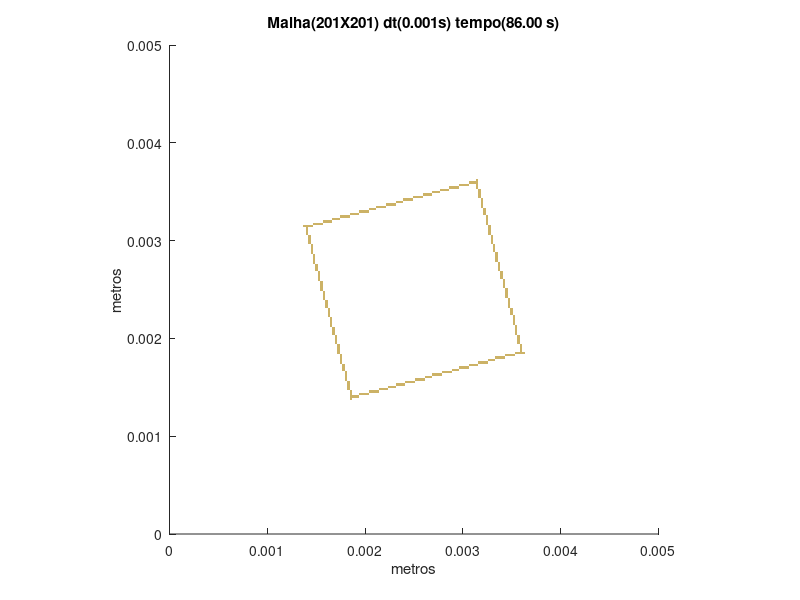

This figure's MATLAB source:
set (gca,'PlotBoxAspectRatio',[1 1 1],'Xlim',[0,0.005],'Ylim',[0,0.005])
hold on
title('Malha(201X201) dt(0.001s) tempo(86.00 s)')
hold on
ylabel('metros')
hold on
xlabel('metros')
hold on

fill([0.0018407960199005 0.0018407960199005 0.00186567164179104 0.00186567164179104],[0.0013681592039801 0.00139303482587065 0.00139303482587065 0.0013681592039801],[0.8,0.7,0.4],'LineStyle','none')

fill([0.0018407960199005 0.0018407960199005 0.00186567164179104 0.00186567164179104],[0.00139303482587065 0.00141791044776119 0.00141791044776119 0.00139303482587065],[0.8,0.7,0.4],'LineStyle','none')

fill([0.00186567164179104 0.00186567164179104 0.00189054726368159 0.00189054726368159],[0.00139303482587065 0.00141791044776119 0.00141791044776119 0.00139303482587065],[0.8,0.7,0.4],'LineStyle','none')

fill([0.00189054726368159 0.00189054726368159 0.00191542288557214 0.00191542288557214],[0.00139303482587065 0.00141791044776119 0.00141791044776119 0.00139303482587065],[0.8,0.7,0.4],'LineStyle','none')

fill([0.00191542288557214 0.00191542288557214 0.00194029850746269 0.00194029850746269],[0.00139303482587065 0.00141791044776119 0.00141791044776119 0.00139303482587065],[0.8,0.7,0.4],'LineStyle','none')

fill([0.0018407960199005 0.0018407960199005 0.00186567164179104 0.00186567164179104],[0.00141791044776119 0.00144278606965174 0.00144278606965174 0.00141791044776119],[0.8,0.7,0.4],'LineStyle','none')

fill([0.00194029850746269 0.00194029850746269 0.00196517412935323 0.00196517412935323],[0.00141791044776119 0.00144278606965174 0.00144278606965174 0.00141791044776119],[0.8,0.7,0.4],'LineStyle','none')

fill([0.00196517412935323 0.00196517412935323 0.00199004975124378 0.00199004975124378],[0.00141791044776119 0.00144278606965174 0.00144278606965174 0.00141791044776119],[0.8,0.7,0.4],'LineStyle','none')

fill([0.00199004975124378 0.00199004975124378 0.00201492537313433 0.00201492537313433],[0.00141791044776119 0.00144278606965174 0.00144278606965174 0.00141791044776119],[0.8,0.7,0.4],'LineStyle','none')

fill([0.00201492537313433 0.00201492537313433 0.00203980099502488 0.00203980099502488],[0.00141791044776119 0.00144278606965174 0.00144278606965174 0.00141791044776119],[0.8,0.7,0.4],'LineStyle','none')

fill([0.0018407960199005 0.0018407960199005 0.00186567164179104 0.00186567164179104],[0.00144278606965174 0.00146766169154229 0.00146766169154229 0.00144278606965174],[0.8,0.7,0.4],'LineStyle','none')

fill([0.00203980099502488 0.00203980099502488 0.00206467661691542 0.00206467661691542],[0.00144278606965174 0.00146766169154229 0.00146766169154229 0.00144278606965174],[0.8,0.7,0.4],'LineStyle','none')

fill([0.00206467661691542 0.00206467661691542 0.00208955223880597 0.00208955223880597],[0.00144278606965174 0.00146766169154229 0.00146766169154229 0.00144278606965174],[0.8,0.7,0.4],'LineStyle','none')

fill([0.00208955223880597 0.00208955223880597 0.00211442786069652 0.00211442786069652],[0.00144278606965174 0.00146766169154229 0.00146766169154229 0.00144278606965174],[0.8,0.7,0.4],'LineStyle','none')

fill([0.00211442786069652 0.00211442786069652 0.00213930348258706 0.00213930348258706],[0.00144278606965174 0.00146766169154229 0.00146766169154229 0.00144278606965174],[0.8,0.7,0.4],'LineStyle','none')

fill([0.00181592039800995 0.00181592039800995 0.0018407960199005 0.0018407960199005],[0.00146766169154229 0.00149253731343284 0.00149253731343284 0.00146766169154229],[0.8,0.7,0.4],'LineStyle','none')

fill([0.00213930348258706 0.00213930348258706 0.00216417910447761 0.00216417910447761],[0.00146766169154229 0.00149253731343284 0.00149253731343284 0.00146766169154229],[0.8,0.7,0.4],'LineStyle','none')

fill([0.00216417910447761 0.00216417910447761 0.00218905472636816 0.00218905472636816],[0.00146766169154229 0.00149253731343284 0.00149253731343284 0.00146766169154229],[0.8,0.7,0.4],'LineStyle','none')

fill([0.00218905472636816 0.00218905472636816 0.00221393034825871 0.00221393034825871],[0.00146766169154229 0.00149253731343284 0.00149253731343284 0.00146766169154229],[0.8,0.7,0.4],'LineStyle','none')

fill([0.00221393034825871 0.00221393034825871 0.00223880597014925 0.00223880597014925],[0.00146766169154229 0.00149253731343284 0.00149253731343284 0.00146766169154229],[0.8,0.7,0.4],'LineStyle','none')

fill([0.00181592039800995 0.00181592039800995 0.0018407960199005 0.0018407960199005],[0.00149253731343284 0.00151741293532338 0.00151741293532338 0.00149253731343284],[0.8,0.7,0.4],'LineStyle','none')

fill([0.00223880597014925 0.00223880597014925 0.0022636815920398 0.0022636815920398],[0.00149253731343284 0.00151741293532338 0.00151741293532338 0.00149253731343284],[0.8,0.7,0.4],'LineStyle','none')

fill([0.0022636815920398 0.0022636815920398 0.00228855721393035 0.00228855721393035],[0.00149253731343284 0.00151741293532338 0.00151741293532338 0.00149253731343284],[0.8,0.7,0.4],'LineStyle','none')

fill([0.00228855721393035 0.00228855721393035 0.0023134328358209 0.0023134328358209],[0.00149253731343284 0.00151741293532338 0.00151741293532338 0.00149253731343284],[0.8,0.7,0.4],'LineStyle','none')

fill([0.00181592039800995 0.00181592039800995 0.0018407960199005 0.0018407960199005],[0.00151741293532338 0.00154228855721393 0.00154228855721393 0.00151741293532338],[0.8,0.7,0.4],'LineStyle','none')

fill([0.0023134328358209 0.0023134328358209 0.00233830845771144 0.00233830845771144],[0.00151741293532338 0.00154228855721393 0.00154228855721393 0.00151741293532338],[0.8,0.7,0.4],'LineStyle','none')

fill([0.00233830845771144 0.00233830845771144 0.00236318407960199 0.00236318407960199],[0.00151741293532338 0.00154228855721393 0.00154228855721393 0.00151741293532338],[0.8,0.7,0.4],'LineStyle','none')

fill([0.00236318407960199 0.00236318407960199 0.00238805970149254 0.00238805970149254],[0.00151741293532338 0.00154228855721393 0.00154228855721393 0.00151741293532338],[0.8,0.7,0.4],'LineStyle','none')

fill([0.00238805970149254 0.00238805970149254 0.00241293532338308 0.00241293532338308],[0.00151741293532338 0.00154228855721393 0.00154228855721393 0.00151741293532338],[0.8,0.7,0.4],'LineStyle','none')

fill([0.00181592039800995 0.00181592039800995 0.0018407960199005 0.0018407960199005],[0.00154228855721393 0.00156716417910448 0.00156716417910448 0.00154228855721393],[0.8,0.7,0.4],'LineStyle','none')

fill([0.00241293532338308 0.00241293532338308 0.00243781094527363 0.00243781094527363],[0.00154228855721393 0.00156716417910448 0.00156716417910448 0.00154228855721393],[0.8,0.7,0.4],'LineStyle','none')

fill([0.00243781094527363 0.00243781094527363 0.00246268656716418 0.00246268656716418],[0.00154228855721393 0.00156716417910448 0.00156716417910448 0.00154228855721393],[0.8,0.7,0.4],'LineStyle','none')

fill([0.00246268656716418 0.00246268656716418 0.00248756218905473 0.00248756218905473],[0.00154228855721393 0.00156716417910448 0.00156716417910448 0.00154228855721393],[0.8,0.7,0.4],'LineStyle','none')

fill([0.00248756218905473 0.00248756218905473 0.00251243781094527 0.00251243781094527],[0.00154228855721393 0.00156716417910448 0.00156716417910448 0.00154228855721393],[0.8,0.7,0.4],'LineStyle','none')

fill([0.0017910447761194 0.0017910447761194 0.00181592039800995 0.00181592039800995],[0.00156716417910448 0.00159203980099502 0.00159203980099502 0.00156716417910448],[0.8,0.7,0.4],'LineStyle','none')

fill([0.00251243781094527 0.00251243781094527 0.00253731343283582 0.00253731343283582],[0.00156716417910448 0.00159203980099502 0.00159203980099502 0.00156716417910448],[0.8,0.7,0.4],'LineStyle','none')

fill([0.00253731343283582 0.00253731343283582 0.00256218905472637 0.00256218905472637],[0.00156716417910448 0.00159203980099502 0.00159203980099502 0.00156716417910448],[0.8,0.7,0.4],'LineStyle','none')

fill([0.00256218905472637 0.00256218905472637 0.00258706467661692 0.00258706467661692],[0.00156716417910448 0.00159203980099502 0.00159203980099502 0.00156716417910448],[0.8,0.7,0.4],'LineStyle','none')

fill([0.00258706467661692 0.00258706467661692 0.00261194029850746 0.00261194029850746],[0.00156716417910448 0.00159203980099502 0.00159203980099502 0.00156716417910448],[0.8,0.7,0.4],'LineStyle','none')

fill([0.0017910447761194 0.0017910447761194 0.00181592039800995 0.00181592039800995],[0.00159203980099502 0.00161691542288557 0.00161691542288557 0.00159203980099502],[0.8,0.7,0.4],'LineStyle','none')

fill([0.00261194029850746 0.00261194029850746 0.00263681592039801 0.00263681592039801],[0.00159203980099502 0.00161691542288557 0.00161691542288557 0.00159203980099502],[0.8,0.7,0.4],'LineStyle','none')

fill([0.00263681592039801 0.00263681592039801 0.00266169154228856 0.00266169154228856],[0.00159203980099502 0.00161691542288557 0.00161691542288557 0.00159203980099502],[0.8,0.7,0.4],'LineStyle','none')

fill([0.00266169154228856 0.00266169154228856 0.0026865671641791 0.0026865671641791],[0.00159203980099502 0.00161691542288557 0.00161691542288557 0.00159203980099502],[0.8,0.7,0.4],'LineStyle','none')

fill([0.0017910447761194 0.0017910447761194 0.00181592039800995 0.00181592039800995],[0.00161691542288557 0.00164179104477612 0.00164179104477612 0.00161691542288557],[0.8,0.7,0.4],'LineStyle','none')

fill([0.0026865671641791 0.0026865671641791 0.00271144278606965 0.00271144278606965],[0.00161691542288557 0.00164179104477612 0.00164179104477612 0.00161691542288557],[0.8,0.7,0.4],'LineStyle','none')

fill([0.00271144278606965 0.00271144278606965 0.0027363184079602 0.0027363184079602],[0.00161691542288557 0.00164179104477612 0.00164179104477612 0.00161691542288557],[0.8,0.7,0.4],'LineStyle','none')

fill([0.0027363184079602 0.0027363184079602 0.00276119402985075 0.00276119402985075],[0.00161691542288557 0.00164179104477612 0.00164179104477612 0.00161691542288557],[0.8,0.7,0.4],'LineStyle','none')

fill([0.00276119402985075 0.00276119402985075 0.00278606965174129 0.00278606965174129],[0.00161691542288557 0.00164179104477612 0.00164179104477612 0.00161691542288557],[0.8,0.7,0.4],'LineStyle','none')

fill([0.0017910447761194 0.0017910447761194 0.00181592039800995 0.00181592039800995],[0.00164179104477612 0.00166666666666667 0.00166666666666667 0.00164179104477612],[0.8,0.7,0.4],'LineStyle','none')

fill([0.00278606965174129 0.00278606965174129 0.00281094527363184 0.00281094527363184],[0.00164179104477612 0.00166666666666667 0.00166666666666667 0.00164179104477612],[0.8,0.7,0.4],'LineStyle','none')

fill([0.00281094527363184 0.00281094527363184 0.00283582089552239 0.00283582089552239],[0.00164179104477612 0.00166666666666667 0.00166666666666667 0.00164179104477612],[0.8,0.7,0.4],'LineStyle','none')

fill([0.00283582089552239 0.00283582089552239 0.00286069651741294 0.00286069651741294],[0.00164179104477612 0.00166666666666667 0.00166666666666667 0.00164179104477612],[0.8,0.7,0.4],'LineStyle','none')

fill([0.00286069651741294 0.00286069651741294 0.00288557213930348 0.00288557213930348],[0.00164179104477612 0.00166666666666667 0.00166666666666667 0.00164179104477612],[0.8,0.7,0.4],'LineStyle','none')

fill([0.00176616915422886 0.00176616915422886 0.0017910447761194 0.0017910447761194],[0.00166666666666667 0.00169154228855721 0.00169154228855721 0.00166666666666667],[0.8,0.7,0.4],'LineStyle','none')

fill([0.00288557213930348 0.00288557213930348 0.00291044776119403 0.00291044776119403],[0.00166666666666667 0.00169154228855721 0.00169154228855721 0.00166666666666667],[0.8,0.7,0.4],'LineStyle','none')

fill([0.00291044776119403 0.00291044776119403 0.00293532338308458 0.00293532338308458],[0.00166666666666667 0.00169154228855721 0.00169154228855721 0.00166666666666667],[0.8,0.7,0.4],'LineStyle','none')

fill([0.00293532338308458 0.00293532338308458 0.00296019900497512 0.00296019900497512],[0.00166666666666667 0.00169154228855721 0.00169154228855721 0.00166666666666667],[0.8,0.7,0.4],'LineStyle','none')

fill([0.00176616915422886 0.00176616915422886 0.0017910447761194 0.0017910447761194],[0.00169154228855721 0.00171641791044776 0.00171641791044776 0.00169154228855721],[0.8,0.7,0.4],'LineStyle','none')

fill([0.00296019900497512 0.00296019900497512 0.00298507462686567 0.00298507462686567],[0.00169154228855721 0.00171641791044776 0.00171641791044776 0.00169154228855721],[0.8,0.7,0.4],'LineStyle','none')

fill([0.00298507462686567 0.00298507462686567 0.00300995024875622 0.00300995024875622],[0.00169154228855721 0.00171641791044776 0.00171641791044776 0.00169154228855721],[0.8,0.7,0.4],'LineStyle','none')

fill([0.00300995024875622 0.00300995024875622 0.00303482587064677 0.00303482587064677],[0.00169154228855721 0.00171641791044776 0.00171641791044776 0.00169154228855721],[0.8,0.7,0.4],'LineStyle','none')

fill([0.00303482587064677 0.00303482587064677 0.00305970149253731 0.00305970149253731],[0.00169154228855721 0.00171641791044776 0.00171641791044776 0.00169154228855721],[0.8,0.7,0.4],'LineStyle','none')

fill([0.00176616915422886 0.00176616915422886 0.0017910447761194 0.0017910447761194],[0.00171641791044776 0.00174129353233831 0.00174129353233831 0.00171641791044776],[0.8,0.7,0.4],'LineStyle','none')

fill([0.00305970149253731 0.00305970149253731 0.00308457711442786 0.00308457711442786],[0.00171641791044776 0.00174129353233831 0.00174129353233831 0.00171641791044776],[0.8,0.7,0.4],'LineStyle','none')

fill([0.00308457711442786 0.00308457711442786 0.00310945273631841 0.00310945273631841],[0.00171641791044776 0.00174129353233831 0.00174129353233831 0.00171641791044776],[0.8,0.7,0.4],'LineStyle','none')

fill([0.00310945273631841 0.00310945273631841 0.00313432835820896 0.00313432835820896],[0.00171641791044776 0.00174129353233831 0.00174129353233831 0.00171641791044776],[0.8,0.7,0.4],'LineStyle','none')

fill([0.00313432835820896 0.00313432835820896 0.0031592039800995 0.0031592039800995],[0.00171641791044776 0.00174129353233831 0.00174129353233831 0.00171641791044776],[0.8,0.7,0.4],'LineStyle','none')

fill([0.00174129353233831 0.00174129353233831 0.00176616915422886 0.00176616915422886],[0.00174129353233831 0.00176616915422886 0.00176616915422886 0.00174129353233831],[0.8,0.7,0.4],'LineStyle','none')

fill([0.0031592039800995 0.0031592039800995 0.00318407960199005 0.00318407960199005],[0.00174129353233831 0.00176616915422886 0.00176616915422886 0.00174129353233831],[0.8,0.7,0.4],'LineStyle','none')

fill([0.00318407960199005 0.00318407960199005 0.0032089552238806 0.0032089552238806],[0.00174129353233831 0.00176616915422886 0.00176616915422886 0.00174129353233831],[0.8,0.7,0.4],'LineStyle','none')

fill([0.0032089552238806 0.0032089552238806 0.00323383084577114 0.00323383084577114],[0.00174129353233831 0.00176616915422886 0.00176616915422886 0.00174129353233831],[0.8,0.7,0.4],'LineStyle','none')

fill([0.00323383084577114 0.00323383084577114 0.00325870646766169 0.00325870646766169],[0.00174129353233831 0.00176616915422886 0.00176616915422886 0.00174129353233831],[0.8,0.7,0.4],'LineStyle','none')

fill([0.00174129353233831 0.00174129353233831 0.00176616915422886 0.00176616915422886],[0.00176616915422886 0.0017910447761194 0.0017910447761194 0.00176616915422886],[0.8,0.7,0.4],'LineStyle','none')

fill([0.00325870646766169 0.00325870646766169 0.00328358208955224 0.00328358208955224],[0.00176616915422886 0.0017910447761194 0.0017910447761194 0.00176616915422886],[0.8,0.7,0.4],'LineStyle','none')

fill([0.00328358208955224 0.00328358208955224 0.00330845771144279 0.00330845771144279],[0.00176616915422886 0.0017910447761194 0.0017910447761194 0.00176616915422886],[0.8,0.7,0.4],'LineStyle','none')

fill([0.00330845771144279 0.00330845771144279 0.00333333333333333 0.00333333333333333],[0.00176616915422886 0.0017910447761194 0.0017910447761194 0.00176616915422886],[0.8,0.7,0.4],'LineStyle','none')

fill([0.00174129353233831 0.00174129353233831 0.00176616915422886 0.00176616915422886],[0.0017910447761194 0.00181592039800995 0.00181592039800995 0.0017910447761194],[0.8,0.7,0.4],'LineStyle','none')

fill([0.00333333333333333 0.00333333333333333 0.00335820895522388 0.00335820895522388],[0.0017910447761194 0.00181592039800995 0.00181592039800995 0.0017910447761194],[0.8,0.7,0.4],'LineStyle','none')

fill([0.00335820895522388 0.00335820895522388 0.00338308457711443 0.00338308457711443],[0.0017910447761194 0.00181592039800995 0.00181592039800995 0.0017910447761194],[0.8,0.7,0.4],'LineStyle','none')

fill([0.00338308457711443 0.00338308457711443 0.00340796019900498 0.00340796019900498],[0.0017910447761194 0.00181592039800995 0.00181592039800995 0.0017910447761194],[0.8,0.7,0.4],'LineStyle','none')

fill([0.00340796019900498 0.00340796019900498 0.00343283582089552 0.00343283582089552],[0.0017910447761194 0.00181592039800995 0.00181592039800995 0.0017910447761194],[0.8,0.7,0.4],'LineStyle','none')

fill([0.00174129353233831 0.00174129353233831 0.00176616915422886 0.00176616915422886],[0.00181592039800995 0.0018407960199005 0.0018407960199005 0.00181592039800995],[0.8,0.7,0.4],'LineStyle','none')

fill([0.00343283582089552 0.00343283582089552 0.00345771144278607 0.00345771144278607],[0.00181592039800995 0.0018407960199005 0.0018407960199005 0.00181592039800995],[0.8,0.7,0.4],'LineStyle','none')

fill([0.00345771144278607 0.00345771144278607 0.00348258706467662 0.00348258706467662],[0.00181592039800995 0.0018407960199005 0.0018407960199005 0.00181592039800995],[0.8,0.7,0.4],'LineStyle','none')

fill([0.00348258706467662 0.00348258706467662 0.00350746268656716 0.00350746268656716],[0.00181592039800995 0.0018407960199005 0.0018407960199005 0.00181592039800995],[0.8,0.7,0.4],'LineStyle','none')

fill([0.00350746268656716 0.00350746268656716 0.00353233830845771 0.00353233830845771],[0.00181592039800995 0.0018407960199005 0.0018407960199005 0.00181592039800995],[0.8,0.7,0.4],'LineStyle','none')

fill([0.00171641791044776 0.00171641791044776 0.00174129353233831 0.00174129353233831],[0.0018407960199005 0.00186567164179104 0.00186567164179104 0.0018407960199005],[0.8,0.7,0.4],'LineStyle','none')

fill([0.00353233830845771 0.00353233830845771 0.00355721393034826 0.00355721393034826],[0.0018407960199005 0.00186567164179104 0.00186567164179104 0.0018407960199005],[0.8,0.7,0.4],'LineStyle','none')

fill([0.00355721393034826 0.00355721393034826 0.00358208955223881 0.00358208955223881],[0.0018407960199005 0.00186567164179104 0.00186567164179104 0.0018407960199005],[0.8,0.7,0.4],'LineStyle','none')

fill([0.00358208955223881 0.00358208955223881 0.00360696517412935 0.00360696517412935],[0.0018407960199005 0.00186567164179104 0.00186567164179104 0.0018407960199005],[0.8,0.7,0.4],'LineStyle','none')

fill([0.00360696517412935 0.00360696517412935 0.0036318407960199 0.0036318407960199],[0.0018407960199005 0.00186567164179104 0.00186567164179104 0.0018407960199005],[0.8,0.7,0.4],'LineStyle','none')

fill([0.00171641791044776 0.00171641791044776 0.00174129353233831 0.00174129353233831],[0.00186567164179104 0.00189054726368159 0.00189054726368159 0.00186567164179104],[0.8,0.7,0.4],'LineStyle','none')

fill([0.00358208955223881 0.00358208955223881 0.00360696517412935 0.00360696517412935],[0.00186567164179104 0.00189054726368159 0.00189054726368159 0.00186567164179104],[0.8,0.7,0.4],'LineStyle','none')

fill([0.00171641791044776 0.00171641791044776 0.00174129353233831 0.00174129353233831],[0.00189054726368159 0.00191542288557214 0.00191542288557214 0.00189054726368159],[0.8,0.7,0.4],'LineStyle','none')

fill([0.00358208955223881 0.00358208955223881 0.00360696517412935 0.00360696517412935],[0.00189054726368159 0.00191542288557214 0.00191542288557214 0.00189054726368159],[0.8,0.7,0.4],'LineStyle','none')

fill([0.00171641791044776 0.00171641791044776 0.00174129353233831 0.00174129353233831],[0.00191542288557214 0.00194029850746269 0.00194029850746269 0.00191542288557214],[0.8,0.7,0.4],'LineStyle','none')

fill([0.00358208955223881 0.00358208955223881 0.00360696517412935 0.00360696517412935],[0.00191542288557214 0.00194029850746269 0.00194029850746269 0.00191542288557214],[0.8,0.7,0.4],'LineStyle','none')

fill([0.00169154228855721 0.00169154228855721 0.00171641791044776 0.00171641791044776],[0.00194029850746269 0.00196517412935323 0.00196517412935323 0.00194029850746269],[0.8,0.7,0.4],'LineStyle','none')

fill([0.00355721393034826 0.00355721393034826 0.00358208955223881 0.00358208955223881],[0.00194029850746269 0.00196517412935323 0.00196517412935323 0.00194029850746269],[0.8,0.7,0.4],'LineStyle','none')

fill([0.00169154228855721 0.00169154228855721 0.00171641791044776 0.00171641791044776],[0.00196517412935323 0.00199004975124378 0.00199004975124378 0.00196517412935323],[0.8,0.7,0.4],'LineStyle','none')

fill([0.00355721393034826 0.00355721393034826 0.00358208955223881 0.00358208955223881],[0.00196517412935323 0.00199004975124378 0.00199004975124378 0.00196517412935323],[0.8,0.7,0.4],'LineStyle','none')

fill([0.00169154228855721 0.00169154228855721 0.00171641791044776 0.00171641791044776],[0.00199004975124378 0.00201492537313433 0.00201492537313433 0.00199004975124378],[0.8,0.7,0.4],'LineStyle','none')

fill([0.00355721393034826 0.00355721393034826 0.00358208955223881 0.00358208955223881],[0.00199004975124378 0.00201492537313433 0.00201492537313433 0.00199004975124378],[0.8,0.7,0.4],'LineStyle','none')

fill([0.00169154228855721 0.00169154228855721 0.00171641791044776 0.00171641791044776],[0.00201492537313433 0.00203980099502488 0.00203980099502488 0.00201492537313433],[0.8,0.7,0.4],'LineStyle','none')

fill([0.00355721393034826 0.00355721393034826 0.00358208955223881 0.00358208955223881],[0.00201492537313433 0.00203980099502488 0.00203980099502488 0.00201492537313433],[0.8,0.7,0.4],'LineStyle','none')

fill([0.00166666666666667 0.00166666666666667 0.00169154228855721 0.00169154228855721],[0.00203980099502488 0.00206467661691542 0.00206467661691542 0.00203980099502488],[0.8,0.7,0.4],'LineStyle','none')

fill([0.00353233830845771 0.00353233830845771 0.00355721393034826 0.00355721393034826],[0.00203980099502488 0.00206467661691542 0.00206467661691542 0.00203980099502488],[0.8,0.7,0.4],'LineStyle','none')

fill([0.00166666666666667 0.00166666666666667 0.00169154228855721 0.00169154228855721],[0.00206467661691542 0.00208955223880597 0.00208955223880597 0.00206467661691542],[0.8,0.7,0.4],'LineStyle','none')

fill([0.00353233830845771 0.00353233830845771 0.00355721393034826 0.00355721393034826],[0.00206467661691542 0.00208955223880597 0.00208955223880597 0.00206467661691542],[0.8,0.7,0.4],'LineStyle','none')

fill([0.00166666666666667 0.00166666666666667 0.00169154228855721 0.00169154228855721],[0.00208955223880597 0.00211442786069652 0.00211442786069652 0.00208955223880597],[0.8,0.7,0.4],'LineStyle','none')

fill([0.00353233830845771 0.00353233830845771 0.00355721393034826 0.00355721393034826],[0.00208955223880597 0.00211442786069652 0.00211442786069652 0.00208955223880597],[0.8,0.7,0.4],'LineStyle','none')

fill([0.00164179104477612 0.00164179104477612 0.00166666666666667 0.00166666666666667],[0.00211442786069652 0.00213930348258706 0.00213930348258706 0.00211442786069652],[0.8,0.7,0.4],'LineStyle','none')

fill([0.00353233830845771 0.00353233830845771 0.00355721393034826 0.00355721393034826],[0.00211442786069652 0.00213930348258706 0.00213930348258706 0.00211442786069652],[0.8,0.7,0.4],'LineStyle','none')

fill([0.00164179104477612 0.00164179104477612 0.00166666666666667 0.00166666666666667],[0.00213930348258706 0.00216417910447761 0.00216417910447761 0.00213930348258706],[0.8,0.7,0.4],'LineStyle','none')

fill([0.00350746268656716 0.00350746268656716 0.00353233830845771 0.00353233830845771],[0.00213930348258706 0.00216417910447761 0.00216417910447761 0.00213930348258706],[0.8,0.7,0.4],'LineStyle','none')

fill([0.00164179104477612 0.00164179104477612 0.00166666666666667 0.00166666666666667],[0.00216417910447761 0.00218905472636816 0.00218905472636816 0.00216417910447761],[0.8,0.7,0.4],'LineStyle','none')

fill([0.00350746268656716 0.00350746268656716 0.00353233830845771 0.00353233830845771],[0.00216417910447761 0.00218905472636816 0.00218905472636816 0.00216417910447761],[0.8,0.7,0.4],'LineStyle','none')

fill([0.00164179104477612 0.00164179104477612 0.00166666666666667 0.00166666666666667],[0.00218905472636816 0.00221393034825871 0.00221393034825871 0.00218905472636816],[0.8,0.7,0.4],'LineStyle','none')

fill([0.00350746268656716 0.00350746268656716 0.00353233830845771 0.00353233830845771],[0.00218905472636816 0.00221393034825871 0.00221393034825871 0.00218905472636816],[0.8,0.7,0.4],'LineStyle','none')

fill([0.00161691542288557 0.00161691542288557 0.00164179104477612 0.00164179104477612],[0.00221393034825871 0.00223880597014925 0.00223880597014925 0.00221393034825871],[0.8,0.7,0.4],'LineStyle','none')

fill([0.00350746268656716 0.00350746268656716 0.00353233830845771 0.00353233830845771],[0.00221393034825871 0.00223880597014925 0.00223880597014925 0.00221393034825871],[0.8,0.7,0.4],'LineStyle','none')

fill([0.00161691542288557 0.00161691542288557 0.00164179104477612 0.00164179104477612],[0.00223880597014925 0.0022636815920398 0.0022636815920398 0.00223880597014925],[0.8,0.7,0.4],'LineStyle','none')

fill([0.00348258706467662 0.00348258706467662 0.00350746268656716 0.00350746268656716],[0.00223880597014925 0.0022636815920398 0.0022636815920398 0.00223880597014925],[0.8,0.7,0.4],'LineStyle','none')

fill([0.00161691542288557 0.00161691542288557 0.00164179104477612 0.00164179104477612],[0.0022636815920398 0.00228855721393035 0.00228855721393035 0.0022636815920398],[0.8,0.7,0.4],'LineStyle','none')

fill([0.00348258706467662 0.00348258706467662 0.00350746268656716 0.00350746268656716],[0.0022636815920398 0.00228855721393035 0.00228855721393035 0.0022636815920398],[0.8,0.7,0.4],'LineStyle','none')

fill([0.00161691542288557 0.00161691542288557 0.00164179104477612 0.00164179104477612],[0.00228855721393035 0.0023134328358209 0.0023134328358209 0.00228855721393035],[0.8,0.7,0.4],'LineStyle','none')

fill([0.00348258706467662 0.00348258706467662 0.00350746268656716 0.00350746268656716],[0.00228855721393035 0.0023134328358209 0.0023134328358209 0.00228855721393035],[0.8,0.7,0.4],'LineStyle','none')

fill([0.00159203980099502 0.00159203980099502 0.00161691542288557 0.00161691542288557],[0.0023134328358209 0.00233830845771144 0.00233830845771144 0.0023134328358209],[0.8,0.7,0.4],'LineStyle','none')

fill([0.00345771144278607 0.00345771144278607 0.00348258706467662 0.00348258706467662],[0.0023134328358209 0.00233830845771144 0.00233830845771144 0.0023134328358209],[0.8,0.7,0.4],'LineStyle','none')

fill([0.00159203980099502 0.00159203980099502 0.00161691542288557 0.00161691542288557],[0.00233830845771144 0.00236318407960199 0.00236318407960199 0.00233830845771144],[0.8,0.7,0.4],'LineStyle','none')

fill([0.00345771144278607 0.00345771144278607 0.00348258706467662 0.00348258706467662],[0.00233830845771144 0.00236318407960199 0.00236318407960199 0.00233830845771144],[0.8,0.7,0.4],'LineStyle','none')

fill([0.00159203980099502 0.00159203980099502 0.00161691542288557 0.00161691542288557],[0.00236318407960199 0.00238805970149254 0.00238805970149254 0.00236318407960199],[0.8,0.7,0.4],'LineStyle','none')

fill([0.00345771144278607 0.00345771144278607 0.00348258706467662 0.00348258706467662],[0.00236318407960199 0.00238805970149254 0.00238805970149254 0.00236318407960199],[0.8,0.7,0.4],'LineStyle','none')

fill([0.00156716417910448 0.00156716417910448 0.00159203980099502 0.00159203980099502],[0.00238805970149254 0.00241293532338308 0.00241293532338308 0.00238805970149254],[0.8,0.7,0.4],'LineStyle','none')

fill([0.00345771144278607 0.00345771144278607 0.00348258706467662 0.00348258706467662],[0.00238805970149254 0.00241293532338308 0.00241293532338308 0.00238805970149254],[0.8,0.7,0.4],'LineStyle','none')

fill([0.00156716417910448 0.00156716417910448 0.00159203980099502 0.00159203980099502],[0.00241293532338308 0.00243781094527363 0.00243781094527363 0.00241293532338308],[0.8,0.7,0.4],'LineStyle','none')

fill([0.00343283582089552 0.00343283582089552 0.00345771144278607 0.00345771144278607],[0.00241293532338308 0.00243781094527363 0.00243781094527363 0.00241293532338308],[0.8,0.7,0.4],'LineStyle','none')

fill([0.00156716417910448 0.00156716417910448 0.00159203980099502 0.00159203980099502],[0.00243781094527363 0.00246268656716418 0.00246268656716418 0.00243781094527363],[0.8,0.7,0.4],'LineStyle','none')

fill([0.00343283582089552 0.00343283582089552 0.00345771144278607 0.00345771144278607],[0.00243781094527363 0.00246268656716418 0.00246268656716418 0.00243781094527363],[0.8,0.7,0.4],'LineStyle','none')

fill([0.00156716417910448 0.00156716417910448 0.00159203980099502 0.00159203980099502],[0.00246268656716418 0.00248756218905473 0.00248756218905473 0.00246268656716418],[0.8,0.7,0.4],'LineStyle','none')

fill([0.00343283582089552 0.00343283582089552 0.00345771144278607 0.00345771144278607],[0.00246268656716418 0.00248756218905473 0.00248756218905473 0.00246268656716418],[0.8,0.7,0.4],'LineStyle','none')

fill([0.00154228855721393 0.00154228855721393 0.00156716417910448 0.00156716417910448],[0.00248756218905473 0.00251243781094527 0.00251243781094527 0.00248756218905473],[0.8,0.7,0.4],'LineStyle','none')

fill([0.00343283582089552 0.00343283582089552 0.00345771144278607 0.00345771144278607],[0.00248756218905473 0.00251243781094527 0.00251243781094527 0.00248756218905473],[0.8,0.7,0.4],'LineStyle','none')

fill([0.00154228855721393 0.00154228855721393 0.00156716417910448 0.00156716417910448],[0.00251243781094527 0.00253731343283582 0.00253731343283582 0.00251243781094527],[0.8,0.7,0.4],'LineStyle','none')

fill([0.00340796019900498 0.00340796019900498 0.00343283582089552 0.00343283582089552],[0.00251243781094527 0.00253731343283582 0.00253731343283582 0.00251243781094527],[0.8,0.7,0.4],'LineStyle','none')

fill([0.00154228855721393 0.00154228855721393 0.00156716417910448 0.00156716417910448],[0.00253731343283582 0.00256218905472637 0.00256218905472637 0.00253731343283582],[0.8,0.7,0.4],'LineStyle','none')

fill([0.00340796019900498 0.00340796019900498 0.00343283582089552 0.00343283582089552],[0.00253731343283582 0.00256218905472637 0.00256218905472637 0.00253731343283582],[0.8,0.7,0.4],'LineStyle','none')

fill([0.00154228855721393 0.00154228855721393 0.00156716417910448 0.00156716417910448],[0.00256218905472637 0.00258706467661692 0.00258706467661692 0.00256218905472637],[0.8,0.7,0.4],'LineStyle','none')

fill([0.00340796019900498 0.00340796019900498 0.00343283582089552 0.00343283582089552],[0.00256218905472637 0.00258706467661692 0.00258706467661692 0.00256218905472637],[0.8,0.7,0.4],'LineStyle','none')

fill([0.00151741293532338 0.00151741293532338 0.00154228855721393 0.00154228855721393],[0.00258706467661692 0.00261194029850746 0.00261194029850746 0.00258706467661692],[0.8,0.7,0.4],'LineStyle','none')

fill([0.00340796019900498 0.00340796019900498 0.00343283582089552 0.00343283582089552],[0.00258706467661692 0.00261194029850746 0.00261194029850746 0.00258706467661692],[0.8,0.7,0.4],'LineStyle','none')

fill([0.00151741293532338 0.00151741293532338 0.00154228855721393 0.00154228855721393],[0.00261194029850746 0.00263681592039801 0.00263681592039801 0.00261194029850746],[0.8,0.7,0.4],'LineStyle','none')

fill([0.00338308457711443 0.00338308457711443 0.00340796019900498 0.00340796019900498],[0.00261194029850746 0.00263681592039801 0.00263681592039801 0.00261194029850746],[0.8,0.7,0.4],'LineStyle','none')

fill([0.00151741293532338 0.00151741293532338 0.00154228855721393 0.00154228855721393],[0.00263681592039801 0.00266169154228856 0.00266169154228856 0.00263681592039801],[0.8,0.7,0.4],'LineStyle','none')

fill([0.00338308457711443 0.00338308457711443 0.00340796019900498 0.00340796019900498],[0.00263681592039801 0.00266169154228856 0.00266169154228856 0.00263681592039801],[0.8,0.7,0.4],'LineStyle','none')

fill([0.00151741293532338 0.00151741293532338 0.00154228855721393 0.00154228855721393],[0.00266169154228856 0.0026865671641791 0.0026865671641791 0.00266169154228856],[0.8,0.7,0.4],'LineStyle','none')

fill([0.00338308457711443 0.00338308457711443 0.00340796019900498 0.00340796019900498],[0.00266169154228856 0.0026865671641791 0.0026865671641791 0.00266169154228856],[0.8,0.7,0.4],'LineStyle','none')

fill([0.00149253731343284 0.00149253731343284 0.00151741293532338 0.00151741293532338],[0.0026865671641791 0.00271144278606965 0.00271144278606965 0.0026865671641791],[0.8,0.7,0.4],'LineStyle','none')

fill([0.00335820895522388 0.00335820895522388 0.00338308457711443 0.00338308457711443],[0.0026865671641791 0.00271144278606965 0.00271144278606965 0.0026865671641791],[0.8,0.7,0.4],'LineStyle','none')

fill([0.00149253731343284 0.00149253731343284 0.00151741293532338 0.00151741293532338],[0.00271144278606965 0.0027363184079602 0.0027363184079602 0.00271144278606965],[0.8,0.7,0.4],'LineStyle','none')

fill([0.00335820895522388 0.00335820895522388 0.00338308457711443 0.00338308457711443],[0.00271144278606965 0.0027363184079602 0.0027363184079602 0.00271144278606965],[0.8,0.7,0.4],'LineStyle','none')

fill([0.00149253731343284 0.00149253731343284 0.00151741293532338 0.00151741293532338],[0.0027363184079602 0.00276119402985075 0.00276119402985075 0.0027363184079602],[0.8,0.7,0.4],'LineStyle','none')

fill([0.00335820895522388 0.00335820895522388 0.00338308457711443 0.00338308457711443],[0.0027363184079602 0.00276119402985075 0.00276119402985075 0.0027363184079602],[0.8,0.7,0.4],'LineStyle','none')

fill([0.00146766169154229 0.00146766169154229 0.00149253731343284 0.00149253731343284],[0.00276119402985075 0.00278606965174129 0.00278606965174129 0.00276119402985075],[0.8,0.7,0.4],'LineStyle','none')

fill([0.00335820895522388 0.00335820895522388 0.00338308457711443 0.00338308457711443],[0.00276119402985075 0.00278606965174129 0.00278606965174129 0.00276119402985075],[0.8,0.7,0.4],'LineStyle','none')

fill([0.00146766169154229 0.00146766169154229 0.00149253731343284 0.00149253731343284],[0.00278606965174129 0.00281094527363184 0.00281094527363184 0.00278606965174129],[0.8,0.7,0.4],'LineStyle','none')

fill([0.00333333333333333 0.00333333333333333 0.00335820895522388 0.00335820895522388],[0.00278606965174129 0.00281094527363184 0.00281094527363184 0.00278606965174129],[0.8,0.7,0.4],'LineStyle','none')

fill([0.00146766169154229 0.00146766169154229 0.00149253731343284 0.00149253731343284],[0.00281094527363184 0.00283582089552239 0.00283582089552239 0.00281094527363184],[0.8,0.7,0.4],'LineStyle','none')

fill([0.00333333333333333 0.00333333333333333 0.00335820895522388 0.00335820895522388],[0.00281094527363184 0.00283582089552239 0.00283582089552239 0.00281094527363184],[0.8,0.7,0.4],'LineStyle','none')

fill([0.00146766169154229 0.00146766169154229 0.00149253731343284 0.00149253731343284],[0.00283582089552239 0.00286069651741294 0.00286069651741294 0.00283582089552239],[0.8,0.7,0.4],'LineStyle','none')

fill([0.00333333333333333 0.00333333333333333 0.00335820895522388 0.00335820895522388],[0.00283582089552239 0.00286069651741294 0.00286069651741294 0.00283582089552239],[0.8,0.7,0.4],'LineStyle','none')

fill([0.00144278606965174 0.00144278606965174 0.00146766169154229 0.00146766169154229],[0.00286069651741294 0.00288557213930348 0.00288557213930348 0.00286069651741294],[0.8,0.7,0.4],'LineStyle','none')

fill([0.00333333333333333 0.00333333333333333 0.00335820895522388 0.00335820895522388],[0.00286069651741294 0.00288557213930348 0.00288557213930348 0.00286069651741294],[0.8,0.7,0.4],'LineStyle','none')

fill([0.00144278606965174 0.00144278606965174 0.00146766169154229 0.00146766169154229],[0.00288557213930348 0.00291044776119403 0.00291044776119403 0.00288557213930348],[0.8,0.7,0.4],'LineStyle','none')

fill([0.00330845771144279 0.00330845771144279 0.00333333333333333 0.00333333333333333],[0.00288557213930348 0.00291044776119403 0.00291044776119403 0.00288557213930348],[0.8,0.7,0.4],'LineStyle','none')

fill([0.00144278606965174 0.00144278606965174 0.00146766169154229 0.00146766169154229],[0.00291044776119403 0.00293532338308458 0.00293532338308458 0.00291044776119403],[0.8,0.7,0.4],'LineStyle','none')

fill([0.00330845771144279 0.00330845771144279 0.00333333333333333 0.00333333333333333],[0.00291044776119403 0.00293532338308458 0.00293532338308458 0.00291044776119403],[0.8,0.7,0.4],'LineStyle','none')

fill([0.00144278606965174 0.00144278606965174 0.00146766169154229 0.00146766169154229],[0.00293532338308458 0.00296019900497512 0.00296019900497512 0.00293532338308458],[0.8,0.7,0.4],'LineStyle','none')

fill([0.00330845771144279 0.00330845771144279 0.00333333333333333 0.00333333333333333],[0.00293532338308458 0.00296019900497512 0.00296019900497512 0.00293532338308458],[0.8,0.7,0.4],'LineStyle','none')

fill([0.00141791044776119 0.00141791044776119 0.00144278606965174 0.00144278606965174],[0.00296019900497512 0.00298507462686567 0.00298507462686567 0.00296019900497512],[0.8,0.7,0.4],'LineStyle','none')

fill([0.00328358208955224 0.00328358208955224 0.00330845771144279 0.00330845771144279],[0.00296019900497512 0.00298507462686567 0.00298507462686567 0.00296019900497512],[0.8,0.7,0.4],'LineStyle','none')

fill([0.00141791044776119 0.00141791044776119 0.00144278606965174 0.00144278606965174],[0.00298507462686567 0.00300995024875622 0.00300995024875622 0.00298507462686567],[0.8,0.7,0.4],'LineStyle','none')

fill([0.00328358208955224 0.00328358208955224 0.00330845771144279 0.00330845771144279],[0.00298507462686567 0.00300995024875622 0.00300995024875622 0.00298507462686567],[0.8,0.7,0.4],'LineStyle','none')

fill([0.00141791044776119 0.00141791044776119 0.00144278606965174 0.00144278606965174],[0.00300995024875622 0.00303482587064677 0.00303482587064677 0.00300995024875622],[0.8,0.7,0.4],'LineStyle','none')

fill([0.00328358208955224 0.00328358208955224 0.00330845771144279 0.00330845771144279],[0.00300995024875622 0.00303482587064677 0.00303482587064677 0.00300995024875622],[0.8,0.7,0.4],'LineStyle','none')

fill([0.00141791044776119 0.00141791044776119 0.00144278606965174 0.00144278606965174],[0.00303482587064677 0.00305970149253731 0.00305970149253731 0.00303482587064677],[0.8,0.7,0.4],'LineStyle','none')

fill([0.00328358208955224 0.00328358208955224 0.00330845771144279 0.00330845771144279],[0.00303482587064677 0.00305970149253731 0.00305970149253731 0.00303482587064677],[0.8,0.7,0.4],'LineStyle','none')

fill([0.00139303482587065 0.00139303482587065 0.00141791044776119 0.00141791044776119],[0.00305970149253731 0.00308457711442786 0.00308457711442786 0.00305970149253731],[0.8,0.7,0.4],'LineStyle','none')

fill([0.00325870646766169 0.00325870646766169 0.00328358208955224 0.00328358208955224],[0.00305970149253731 0.00308457711442786 0.00308457711442786 0.00305970149253731],[0.8,0.7,0.4],'LineStyle','none')

fill([0.00139303482587065 0.00139303482587065 0.00141791044776119 0.00141791044776119],[0.00308457711442786 0.00310945273631841 0.00310945273631841 0.00308457711442786],[0.8,0.7,0.4],'LineStyle','none')

fill([0.00325870646766169 0.00325870646766169 0.00328358208955224 0.00328358208955224],[0.00308457711442786 0.00310945273631841 0.00310945273631841 0.00308457711442786],[0.8,0.7,0.4],'LineStyle','none')

fill([0.00139303482587065 0.00139303482587065 0.00141791044776119 0.00141791044776119],[0.00310945273631841 0.00313432835820896 0.00313432835820896 0.00310945273631841],[0.8,0.7,0.4],'LineStyle','none')

fill([0.00325870646766169 0.00325870646766169 0.00328358208955224 0.00328358208955224],[0.00310945273631841 0.00313432835820896 0.00313432835820896 0.00310945273631841],[0.8,0.7,0.4],'LineStyle','none')

fill([0.0013681592039801 0.0013681592039801 0.00139303482587065 0.00139303482587065],[0.00313432835820896 0.0031592039800995 0.0031592039800995 0.00313432835820896],[0.8,0.7,0.4],'LineStyle','none')

fill([0.00139303482587065 0.00139303482587065 0.00141791044776119 0.00141791044776119],[0.00313432835820896 0.0031592039800995 0.0031592039800995 0.00313432835820896],[0.8,0.7,0.4],'LineStyle','none')

fill([0.00141791044776119 0.00141791044776119 0.00144278606965174 0.00144278606965174],[0.00313432835820896 0.0031592039800995 0.0031592039800995 0.00313432835820896],[0.8,0.7,0.4],'LineStyle','none')

fill([0.00144278606965174 0.00144278606965174 0.00146766169154229 0.00146766169154229],[0.00313432835820896 0.0031592039800995 0.0031592039800995 0.00313432835820896],[0.8,0.7,0.4],'LineStyle','none')

fill([0.00325870646766169 0.00325870646766169 0.00328358208955224 0.00328358208955224],[0.00313432835820896 0.0031592039800995 0.0031592039800995 0.00313432835820896],[0.8,0.7,0.4],'LineStyle','none')

fill([0.00146766169154229 0.00146766169154229 0.00149253731343284 0.00149253731343284],[0.0031592039800995 0.00318407960199005 0.00318407960199005 0.0031592039800995],[0.8,0.7,0.4],'LineStyle','none')

fill([0.00149253731343284 0.00149253731343284 0.00151741293532338 0.00151741293532338],[0.0031592039800995 0.00318407960199005 0.00318407960199005 0.0031592039800995],[0.8,0.7,0.4],'LineStyle','none')

fill([0.00151741293532338 0.00151741293532338 0.00154228855721393 0.00154228855721393],[0.0031592039800995 0.00318407960199005 0.00318407960199005 0.0031592039800995],[0.8,0.7,0.4],'LineStyle','none')

fill([0.00154228855721393 0.00154228855721393 0.00156716417910448 0.00156716417910448],[0.0031592039800995 0.00318407960199005 0.00318407960199005 0.0031592039800995],[0.8,0.7,0.4],'LineStyle','none')

fill([0.00323383084577114 0.00323383084577114 0.00325870646766169 0.00325870646766169],[0.0031592039800995 0.00318407960199005 0.00318407960199005 0.0031592039800995],[0.8,0.7,0.4],'LineStyle','none')

fill([0.00156716417910448 0.00156716417910448 0.00159203980099502 0.00159203980099502],[0.00318407960199005 0.0032089552238806 0.0032089552238806 0.00318407960199005],[0.8,0.7,0.4],'LineStyle','none')

fill([0.00159203980099502 0.00159203980099502 0.00161691542288557 0.00161691542288557],[0.00318407960199005 0.0032089552238806 0.0032089552238806 0.00318407960199005],[0.8,0.7,0.4],'LineStyle','none')

fill([0.00161691542288557 0.00161691542288557 0.00164179104477612 0.00164179104477612],[0.00318407960199005 0.0032089552238806 0.0032089552238806 0.00318407960199005],[0.8,0.7,0.4],'LineStyle','none')

fill([0.00164179104477612 0.00164179104477612 0.00166666666666667 0.00166666666666667],[0.00318407960199005 0.0032089552238806 0.0032089552238806 0.00318407960199005],[0.8,0.7,0.4],'LineStyle','none')

fill([0.00323383084577114 0.00323383084577114 0.00325870646766169 0.00325870646766169],[0.00318407960199005 0.0032089552238806 0.0032089552238806 0.00318407960199005],[0.8,0.7,0.4],'LineStyle','none')

fill([0.00166666666666667 0.00166666666666667 0.00169154228855721 0.00169154228855721],[0.0032089552238806 0.00323383084577114 0.00323383084577114 0.0032089552238806],[0.8,0.7,0.4],'LineStyle','none')

fill([0.00169154228855721 0.00169154228855721 0.00171641791044776 0.00171641791044776],[0.0032089552238806 0.00323383084577114 0.00323383084577114 0.0032089552238806],[0.8,0.7,0.4],'LineStyle','none')

fill([0.00171641791044776 0.00171641791044776 0.00174129353233831 0.00174129353233831],[0.0032089552238806 0.00323383084577114 0.00323383084577114 0.0032089552238806],[0.8,0.7,0.4],'LineStyle','none')

fill([0.00323383084577114 0.00323383084577114 0.00325870646766169 0.00325870646766169],[0.0032089552238806 0.00323383084577114 0.00323383084577114 0.0032089552238806],[0.8,0.7,0.4],'LineStyle','none')

fill([0.00174129353233831 0.00174129353233831 0.00176616915422886 0.00176616915422886],[0.00323383084577114 0.00325870646766169 0.00325870646766169 0.00323383084577114],[0.8,0.7,0.4],'LineStyle','none')

fill([0.00176616915422886 0.00176616915422886 0.0017910447761194 0.0017910447761194],[0.00323383084577114 0.00325870646766169 0.00325870646766169 0.00323383084577114],[0.8,0.7,0.4],'LineStyle','none')

fill([0.0017910447761194 0.0017910447761194 0.00181592039800995 0.00181592039800995],[0.00323383084577114 0.00325870646766169 0.00325870646766169 0.00323383084577114],[0.8,0.7,0.4],'LineStyle','none')

fill([0.00181592039800995 0.00181592039800995 0.0018407960199005 0.0018407960199005],[0.00323383084577114 0.00325870646766169 0.00325870646766169 0.00323383084577114],[0.8,0.7,0.4],'LineStyle','none')

fill([0.00323383084577114 0.00323383084577114 0.00325870646766169 0.00325870646766169],[0.00323383084577114 0.00325870646766169 0.00325870646766169 0.00323383084577114],[0.8,0.7,0.4],'LineStyle','none')

fill([0.0018407960199005 0.0018407960199005 0.00186567164179104 0.00186567164179104],[0.00325870646766169 0.00328358208955224 0.00328358208955224 0.00325870646766169],[0.8,0.7,0.4],'LineStyle','none')

fill([0.00186567164179104 0.00186567164179104 0.00189054726368159 0.00189054726368159],[0.00325870646766169 0.00328358208955224 0.00328358208955224 0.00325870646766169],[0.8,0.7,0.4],'LineStyle','none')

fill([0.00189054726368159 0.00189054726368159 0.00191542288557214 0.00191542288557214],[0.00325870646766169 0.00328358208955224 0.00328358208955224 0.00325870646766169],[0.8,0.7,0.4],'LineStyle','none')

fill([0.00191542288557214 0.00191542288557214 0.00194029850746269 0.00194029850746269],[0.00325870646766169 0.00328358208955224 0.00328358208955224 0.00325870646766169],[0.8,0.7,0.4],'LineStyle','none')

fill([0.0032089552238806 0.0032089552238806 0.00323383084577114 0.00323383084577114],[0.00325870646766169 0.00328358208955224 0.00328358208955224 0.00325870646766169],[0.8,0.7,0.4],'LineStyle','none')

fill([0.00194029850746269 0.00194029850746269 0.00196517412935323 0.00196517412935323],[0.00328358208955224 0.00330845771144279 0.00330845771144279 0.00328358208955224],[0.8,0.7,0.4],'LineStyle','none')

fill([0.00196517412935323 0.00196517412935323 0.00199004975124378 0.00199004975124378],[0.00328358208955224 0.00330845771144279 0.00330845771144279 0.00328358208955224],[0.8,0.7,0.4],'LineStyle','none')

fill([0.00199004975124378 0.00199004975124378 0.00201492537313433 0.00201492537313433],[0.00328358208955224 0.00330845771144279 0.00330845771144279 0.00328358208955224],[0.8,0.7,0.4],'LineStyle','none')

fill([0.00201492537313433 0.00201492537313433 0.00203980099502488 0.00203980099502488],[0.00328358208955224 0.00330845771144279 0.00330845771144279 0.00328358208955224],[0.8,0.7,0.4],'LineStyle','none')

fill([0.0032089552238806 0.0032089552238806 0.00323383084577114 0.00323383084577114],[0.00328358208955224 0.00330845771144279 0.00330845771144279 0.00328358208955224],[0.8,0.7,0.4],'LineStyle','none')

fill([0.00203980099502488 0.00203980099502488 0.00206467661691542 0.00206467661691542],[0.00330845771144279 0.00333333333333333 0.00333333333333333 0.00330845771144279],[0.8,0.7,0.4],'LineStyle','none')

fill([0.00206467661691542 0.00206467661691542 0.00208955223880597 0.00208955223880597],[0.00330845771144279 0.00333333333333333 0.00333333333333333 0.00330845771144279],[0.8,0.7,0.4],'LineStyle','none')

fill([0.00208955223880597 0.00208955223880597 0.00211442786069652 0.00211442786069652],[0.00330845771144279 0.00333333333333333 0.00333333333333333 0.00330845771144279],[0.8,0.7,0.4],'LineStyle','none')

fill([0.0032089552238806 0.0032089552238806 0.00323383084577114 0.00323383084577114],[0.00330845771144279 0.00333333333333333 0.00333333333333333 0.00330845771144279],[0.8,0.7,0.4],'LineStyle','none')

fill([0.00211442786069652 0.00211442786069652 0.00213930348258706 0.00213930348258706],[0.00333333333333333 0.00335820895522388 0.00335820895522388 0.00333333333333333],[0.8,0.7,0.4],'LineStyle','none')

fill([0.00213930348258706 0.00213930348258706 0.00216417910447761 0.00216417910447761],[0.00333333333333333 0.00335820895522388 0.00335820895522388 0.00333333333333333],[0.8,0.7,0.4],'LineStyle','none')

fill([0.00216417910447761 0.00216417910447761 0.00218905472636816 0.00218905472636816],[0.00333333333333333 0.00335820895522388 0.00335820895522388 0.00333333333333333],[0.8,0.7,0.4],'LineStyle','none')

fill([0.00218905472636816 0.00218905472636816 0.00221393034825871 0.00221393034825871],[0.00333333333333333 0.00335820895522388 0.00335820895522388 0.00333333333333333],[0.8,0.7,0.4],'LineStyle','none')

fill([0.00318407960199005 0.00318407960199005 0.0032089552238806 0.0032089552238806],[0.00333333333333333 0.00335820895522388 0.00335820895522388 0.00333333333333333],[0.8,0.7,0.4],'LineStyle','none')

fill([0.00221393034825871 0.00221393034825871 0.00223880597014925 0.00223880597014925],[0.00335820895522388 0.00338308457711443 0.00338308457711443 0.00335820895522388],[0.8,0.7,0.4],'LineStyle','none')

fill([0.00223880597014925 0.00223880597014925 0.0022636815920398 0.0022636815920398],[0.00335820895522388 0.00338308457711443 0.00338308457711443 0.00335820895522388],[0.8,0.7,0.4],'LineStyle','none')

fill([0.0022636815920398 0.0022636815920398 0.00228855721393035 0.00228855721393035],[0.00335820895522388 0.00338308457711443 0.00338308457711443 0.00335820895522388],[0.8,0.7,0.4],'LineStyle','none')

fill([0.00228855721393035 0.00228855721393035 0.0023134328358209 0.0023134328358209],[0.00335820895522388 0.00338308457711443 0.00338308457711443 0.00335820895522388],[0.8,0.7,0.4],'LineStyle','none')

fill([0.00318407960199005 0.00318407960199005 0.0032089552238806 0.0032089552238806],[0.00335820895522388 0.00338308457711443 0.00338308457711443 0.00335820895522388],[0.8,0.7,0.4],'LineStyle','none')

fill([0.0023134328358209 0.0023134328358209 0.00233830845771144 0.00233830845771144],[0.00338308457711443 0.00340796019900498 0.00340796019900498 0.00338308457711443],[0.8,0.7,0.4],'LineStyle','none')

fill([0.00233830845771144 0.00233830845771144 0.00236318407960199 0.00236318407960199],[0.00338308457711443 0.00340796019900498 0.00340796019900498 0.00338308457711443],[0.8,0.7,0.4],'LineStyle','none')

fill([0.00236318407960199 0.00236318407960199 0.00238805970149254 0.00238805970149254],[0.00338308457711443 0.00340796019900498 0.00340796019900498 0.00338308457711443],[0.8,0.7,0.4],'LineStyle','none')

fill([0.00318407960199005 0.00318407960199005 0.0032089552238806 0.0032089552238806],[0.00338308457711443 0.00340796019900498 0.00340796019900498 0.00338308457711443],[0.8,0.7,0.4],'LineStyle','none')

fill([0.00238805970149254 0.00238805970149254 0.00241293532338308 0.00241293532338308],[0.00340796019900498 0.00343283582089552 0.00343283582089552 0.00340796019900498],[0.8,0.7,0.4],'LineStyle','none')

fill([0.00241293532338308 0.00241293532338308 0.00243781094527363 0.00243781094527363],[0.00340796019900498 0.00343283582089552 0.00343283582089552 0.00340796019900498],[0.8,0.7,0.4],'LineStyle','none')

fill([0.00243781094527363 0.00243781094527363 0.00246268656716418 0.00246268656716418],[0.00340796019900498 0.00343283582089552 0.00343283582089552 0.00340796019900498],[0.8,0.7,0.4],'LineStyle','none')

fill([0.00246268656716418 0.00246268656716418 0.00248756218905473 0.00248756218905473],[0.00340796019900498 0.00343283582089552 0.00343283582089552 0.00340796019900498],[0.8,0.7,0.4],'LineStyle','none')

fill([0.00318407960199005 0.00318407960199005 0.0032089552238806 0.0032089552238806],[0.00340796019900498 0.00343283582089552 0.00343283582089552 0.00340796019900498],[0.8,0.7,0.4],'LineStyle','none')

fill([0.00248756218905473 0.00248756218905473 0.00251243781094527 0.00251243781094527],[0.00343283582089552 0.00345771144278607 0.00345771144278607 0.00343283582089552],[0.8,0.7,0.4],'LineStyle','none')

fill([0.00251243781094527 0.00251243781094527 0.00253731343283582 0.00253731343283582],[0.00343283582089552 0.00345771144278607 0.00345771144278607 0.00343283582089552],[0.8,0.7,0.4],'LineStyle','none')

fill([0.00253731343283582 0.00253731343283582 0.00256218905472637 0.00256218905472637],[0.00343283582089552 0.00345771144278607 0.00345771144278607 0.00343283582089552],[0.8,0.7,0.4],'LineStyle','none')

fill([0.00256218905472637 0.00256218905472637 0.00258706467661692 0.00258706467661692],[0.00343283582089552 0.00345771144278607 0.00345771144278607 0.00343283582089552],[0.8,0.7,0.4],'LineStyle','none')

fill([0.0031592039800995 0.0031592039800995 0.00318407960199005 0.00318407960199005],[0.00343283582089552 0.00345771144278607 0.00345771144278607 0.00343283582089552],[0.8,0.7,0.4],'LineStyle','none')

fill([0.00258706467661692 0.00258706467661692 0.00261194029850746 0.00261194029850746],[0.00345771144278607 0.00348258706467662 0.00348258706467662 0.00345771144278607],[0.8,0.7,0.4],'LineStyle','none')

fill([0.00261194029850746 0.00261194029850746 0.00263681592039801 0.00263681592039801],[0.00345771144278607 0.00348258706467662 0.00348258706467662 0.00345771144278607],[0.8,0.7,0.4],'LineStyle','none')

fill([0.00263681592039801 0.00263681592039801 0.00266169154228856 0.00266169154228856],[0.00345771144278607 0.00348258706467662 0.00348258706467662 0.00345771144278607],[0.8,0.7,0.4],'LineStyle','none')

fill([0.00266169154228856 0.00266169154228856 0.0026865671641791 0.0026865671641791],[0.00345771144278607 0.00348258706467662 0.00348258706467662 0.00345771144278607],[0.8,0.7,0.4],'LineStyle','none')

fill([0.0031592039800995 0.0031592039800995 0.00318407960199005 0.00318407960199005],[0.00345771144278607 0.00348258706467662 0.00348258706467662 0.00345771144278607],[0.8,0.7,0.4],'LineStyle','none')

fill([0.0026865671641791 0.0026865671641791 0.00271144278606965 0.00271144278606965],[0.00348258706467662 0.00350746268656716 0.00350746268656716 0.00348258706467662],[0.8,0.7,0.4],'LineStyle','none')

fill([0.00271144278606965 0.00271144278606965 0.0027363184079602 0.0027363184079602],[0.00348258706467662 0.00350746268656716 0.00350746268656716 0.00348258706467662],[0.8,0.7,0.4],'LineStyle','none')

fill([0.0027363184079602 0.0027363184079602 0.00276119402985075 0.00276119402985075],[0.00348258706467662 0.00350746268656716 0.00350746268656716 0.00348258706467662],[0.8,0.7,0.4],'LineStyle','none')

fill([0.0031592039800995 0.0031592039800995 0.00318407960199005 0.00318407960199005],[0.00348258706467662 0.00350746268656716 0.00350746268656716 0.00348258706467662],[0.8,0.7,0.4],'LineStyle','none')

fill([0.00276119402985075 0.00276119402985075 0.00278606965174129 0.00278606965174129],[0.00350746268656716 0.00353233830845771 0.00353233830845771 0.00350746268656716],[0.8,0.7,0.4],'LineStyle','none')

fill([0.00278606965174129 0.00278606965174129 0.00281094527363184 0.00281094527363184],[0.00350746268656716 0.00353233830845771 0.00353233830845771 0.00350746268656716],[0.8,0.7,0.4],'LineStyle','none')

fill([0.00281094527363184 0.00281094527363184 0.00283582089552239 0.00283582089552239],[0.00350746268656716 0.00353233830845771 0.00353233830845771 0.00350746268656716],[0.8,0.7,0.4],'LineStyle','none')

fill([0.00283582089552239 0.00283582089552239 0.00286069651741294 0.00286069651741294],[0.00350746268656716 0.00353233830845771 0.00353233830845771 0.00350746268656716],[0.8,0.7,0.4],'LineStyle','none')

fill([0.0031592039800995 0.0031592039800995 0.00318407960199005 0.00318407960199005],[0.00350746268656716 0.00353233830845771 0.00353233830845771 0.00350746268656716],[0.8,0.7,0.4],'LineStyle','none')

fill([0.00286069651741294 0.00286069651741294 0.00288557213930348 0.00288557213930348],[0.00353233830845771 0.00355721393034826 0.00355721393034826 0.00353233830845771],[0.8,0.7,0.4],'LineStyle','none')

fill([0.00288557213930348 0.00288557213930348 0.00291044776119403 0.00291044776119403],[0.00353233830845771 0.00355721393034826 0.00355721393034826 0.00353233830845771],[0.8,0.7,0.4],'LineStyle','none')

fill([0.00291044776119403 0.00291044776119403 0.00293532338308458 0.00293532338308458],[0.00353233830845771 0.00355721393034826 0.00355721393034826 0.00353233830845771],[0.8,0.7,0.4],'LineStyle','none')

fill([0.00293532338308458 0.00293532338308458 0.00296019900497512 0.00296019900497512],[0.00353233830845771 0.00355721393034826 0.00355721393034826 0.00353233830845771],[0.8,0.7,0.4],'LineStyle','none')

fill([0.00313432835820896 0.00313432835820896 0.0031592039800995 0.0031592039800995],[0.00353233830845771 0.00355721393034826 0.00355721393034826 0.00353233830845771],[0.8,0.7,0.4],'LineStyle','none')

fill([0.00296019900497512 0.00296019900497512 0.00298507462686567 0.00298507462686567],[0.00355721393034826 0.00358208955223881 0.00358208955223881 0.00355721393034826],[0.8,0.7,0.4],'LineStyle','none')

fill([0.00298507462686567 0.00298507462686567 0.00300995024875622 0.00300995024875622],[0.00355721393034826 0.00358208955223881 0.00358208955223881 0.00355721393034826],[0.8,0.7,0.4],'LineStyle','none')

fill([0.00300995024875622 0.00300995024875622 0.00303482587064677 0.00303482587064677],[0.00355721393034826 0.00358208955223881 0.00358208955223881 0.00355721393034826],[0.8,0.7,0.4],'LineStyle','none')

fill([0.00303482587064677 0.00303482587064677 0.00305970149253731 0.00305970149253731],[0.00355721393034826 0.00358208955223881 0.00358208955223881 0.00355721393034826],[0.8,0.7,0.4],'LineStyle','none')

fill([0.00313432835820896 0.00313432835820896 0.0031592039800995 0.0031592039800995],[0.00355721393034826 0.00358208955223881 0.00358208955223881 0.00355721393034826],[0.8,0.7,0.4],'LineStyle','none')

fill([0.00305970149253731 0.00305970149253731 0.00308457711442786 0.00308457711442786],[0.00358208955223881 0.00360696517412935 0.00360696517412935 0.00358208955223881],[0.8,0.7,0.4],'LineStyle','none')

fill([0.00308457711442786 0.00308457711442786 0.00310945273631841 0.00310945273631841],[0.00358208955223881 0.00360696517412935 0.00360696517412935 0.00358208955223881],[0.8,0.7,0.4],'LineStyle','none')

fill([0.00310945273631841 0.00310945273631841 0.00313432835820896 0.00313432835820896],[0.00358208955223881 0.00360696517412935 0.00360696517412935 0.00358208955223881],[0.8,0.7,0.4],'LineStyle','none')

fill([0.00313432835820896 0.00313432835820896 0.0031592039800995 0.0031592039800995],[0.00358208955223881 0.00360696517412935 0.00360696517412935 0.00358208955223881],[0.8,0.7,0.4],'LineStyle','none')

fill([0.00313432835820896 0.00313432835820896 0.0031592039800995 0.0031592039800995],[0.00360696517412935 0.0036318407960199 0.0036318407960199 0.00360696517412935],[0.8,0.7,0.4],'LineStyle','none')
